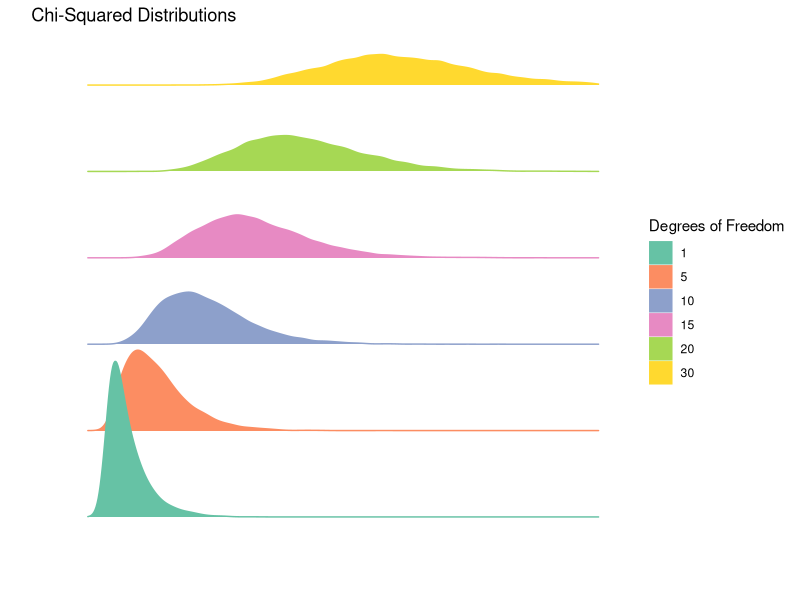

The R source for this figure:
## ---- chunk 1
library(dplyr)
library(tidyverse)
library(ggplot2)
library(RColorBrewer)
library(reshape2)
library(ggridges)
## ---- chunk 2
df <- matrix(c(1, .83, .65, .55, .40, .11, .83, 1, .68, .62, .54, .23, .65, .68, 1, .83, .47, .07, .65, .68, 1, .83, .47, .07, .55, .62, .82, 1, .73, .29, .4, .54, .47, .73, 1, .63, .11, .23, .07, .29, .63, 1.0), ncol = 6)
## ---- chunk 3
s11 <- matrix(c(1,.83,.83,1), ncol = 2)
s21 <- matrix(c(.65,.55,.40,.11,.68,.62,.54,.23), ncol = 2)
s12 <- t(s21)
s22 <- matrix(c(1,.83,.47,.07,.82,1,.73,.29,.47,.73,1,.63,.07,.29,.63,1), ncol = 4)
## ---- chunk 4
x <- seq(from = 0, to = 50, length.out = 10000)
chi_2 <- dchisq(x, df = 2)
chi_5 <- dchisq(x, df = 5)
chi_15 <- dchisq(x, df = 15)
chi_30 <- dchisq(x, df = 30)
## ---- chunk 5
x <- seq(from = 0, to = 50, length.out = 10000)
chi_2 <- rchisq(10000, df = 2)
chi_5 <- rchisq(10000, df = 5)
chi_10 <- rchisq(10000, df = 10)
chi_15 <- rchisq(10000, df = 15)
chi_20 <- rchisq(10000, df = 20)
chi_30 <- rchisq(10000, df = 30)
## ---- chunk 6
df <- data.frame(x, chi_2, chi_5, chi_10, chi_15, chi_20, chi_30)
df_long <- df %>%
    melt(
        id.vars = "x",
        variable.name = "variable",
        value.name = "value"
    )
## ---- chunk 7
ggplot(
    df_long, 
    aes(
        x = value, 
        y = variable,
        fill = variable, 
        color = variable
    )
) +
    geom_density_ridges() +
    labs(
        title = "Chi-Squared Distributions",
        x = "",
        y = ""
    ) +
    scale_x_continuous(
        limits = c(-5, 50)
    ) +
    scale_color_brewer(
        type = "qual", 
        palette = "Set2", 
        name = "Degrees of Freedom",
        labels = c(1, 5, 10, 15, 20, 30)
    ) +
    scale_fill_brewer(
        type = "qual", 
        palette = "Set2", 
        name = "Degrees of Freedom",
        labels = c(1, 5, 10, 15, 20, 30)
    ) +
    theme_minimal() +
    theme(
        axis.text = element_blank(),
        axis.ticks.y = element_blank(),
        panel.grid.minor = element_blank(),
        panel.grid.major = element_blank(),
    )
    
